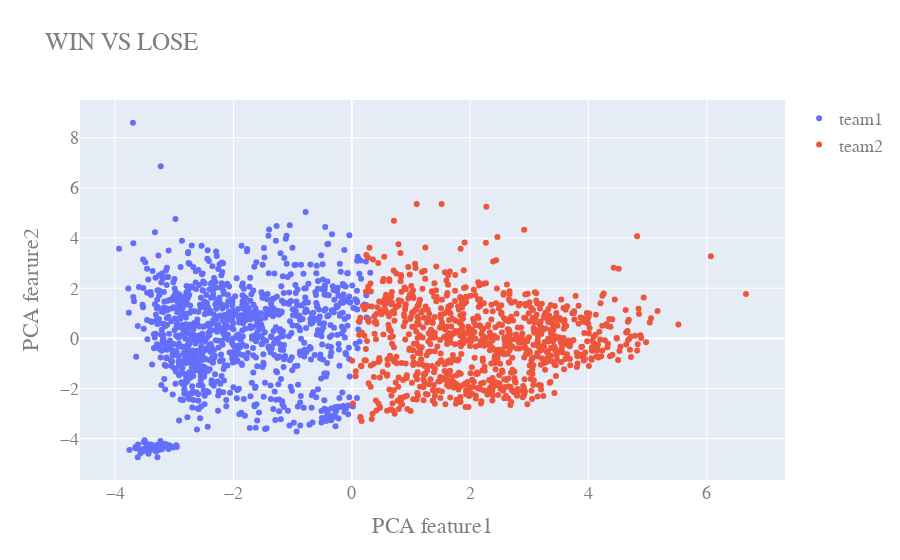

The notebook cell this image was saved under:
### Code cell
fig = go.Figure()
fig.add_trace(go.Scatter(x=X_5d[X_clustered==0,0], y=X_5d[X_clustered==0,1],
                     mode='markers',
                     name='team1'))
fig.add_trace(go.Scatter(x=X_5d[X_clustered==1,0], y = X_5d[X_clustered==1,1],
                     mode='markers',
                     name='team2'))
fig.update_layout(
    title="WIN VS LOSE",     # 主标题
    xaxis_title="PCA feature1",  # 2个坐标轴的标题
    yaxis_title="PCA fearure2",
    font=dict(
        family="Courier New, monospace",
        size=18,
        color="#7f7f7f"
    )
)
fig.show()

### Figure 1 — Plotly figure (JSON) as saved in the notebook; plotly's stock layout.template omitted (floating-point values rounded to 4 significant figures; data arrays with more than 128 entries replaced by an {"elided": "..."} marker saying what was removed)
{"data": [{"mode": "markers", "name": "team1", "type": "scatter", "x": {"elided": "1066 float values"}, "y": {"elided": "1066 float values"}}, {"mode": "markers", "name": "team2", "type": "scatter", "x": {"elided": "934 float values"}, "y": {"elided": "934 float values"}}], "layout": {"font": {"color": "#7f7f7f", "family": "Courier New, monospace", "size": 18}, "title": {"text": "WIN VS LOSE"}, "xaxis": {"title": {"text": "PCA feature1"}}, "yaxis": {"title": {"text": "PCA fearure2"}}}}
